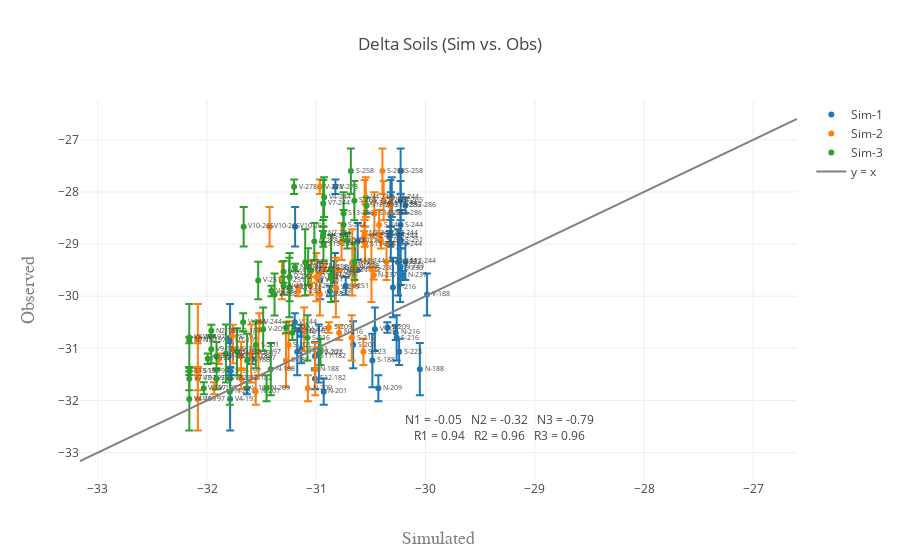

This figure's notebook cell:
### Code cell
test_var = 'd13C'
sd = 'd13C.SD'

data = []
for folder in range(1, folders + 1):
    df = delta_dat.loc[delta_dat['IDsim'] == ('Sim-' + str(folder))]
    #df = df.loc[df['Transect'] == 'N']
    trace = get_scatter(df, test_var, sd, name=('Sim-' + str(folder)))
    data.append(trace)
    
data.append(get_xy_line(delta_dat, test_var, delta=True))

fig = go.Figure(data=data, layout=get_layout(delta_dat, test_var, folders, title='Delta Soils (Sim vs. Obs)', delta=True))
iplot(fig)
